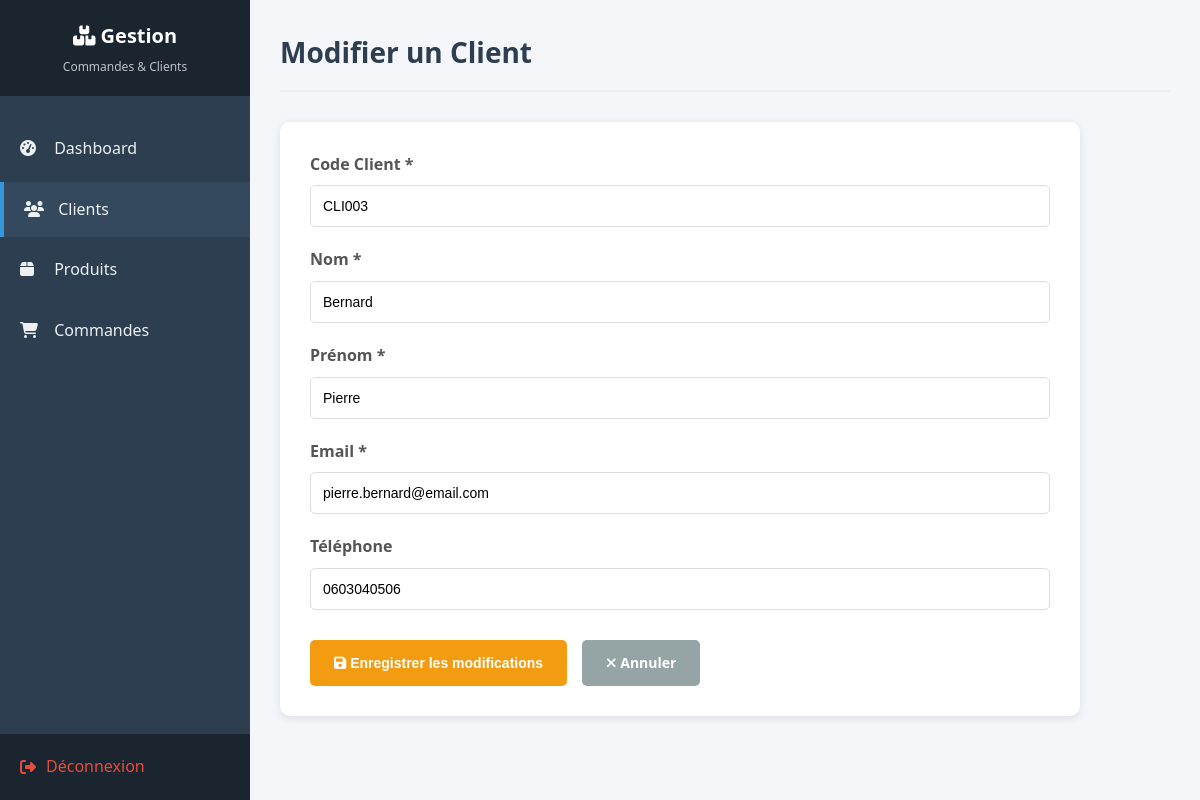
Page /modifier_client.php?id=3 (signed in) on the committed database.
### tables this page shows
CREATE TABLE `clients` (
  `id` int(11) NOT NULL,
  `code_client` varchar(20) NOT NULL,
  `nom` varchar(100) NOT NULL,
  `prenom` varchar(100) NOT NULL,
  `email` varchar(150) NOT NULL,
  `telephone` varchar(20) DEFAULT NULL
);

### modifier_client.php (the view, shortened to what this page needs)
<?php
require_once 'base.php';
$id = intval($_GET['id'] ?? 0);
$stmt = $pdo->prepare("SELECT * FROM clients WHERE id = ?");
$stmt->execute([$id]);
$client = $stmt->fetch();
?>
<!DOCTYPE html>
<html lang="fr">
<head>
    <link rel="stylesheet" href="style.css">
    <link rel="stylesheet" href="https://cdnjs.cloudflare.com/ajax/libs/font-awesome/6.4.0/css/all.min.css">
</head>
<body>
    <div class="main-container">
        <aside class="sidebar">
            <div class="sidebar-header">
                <h1><i class="fas fa-boxes"></i> Gestion</h1>
                <p>Commandes & Clients</p>
            </div>
            <ul class="sidebar-menu">
                <li><a href="index.php"><i class="fas fa-tachometer-alt"></i> Dashboard</a></li>
                <li><a href="liste_clients.php" class="active"><i class="fas fa-users"></i> Clients</a></li>
                <li><a href="liste_produits.php"><i class="fas fa-box"></i> Produits</a></li>
                <li><a href="liste_commandes.php"><i class="fas fa-shopping-cart"></i> Commandes</a></li>
            </ul>
            <div class="sidebar-footer">
                <a href="logout.php"><i class="fas fa-sign-out-alt"></i> Déconnexion</a>
            </div>
        </aside>
        <main class="main-content">
            <div class="page-header">
                <h2>Modifier un Client</h2>
            </div>
            <div class="form-container">
                <form method="POST" action="">
                    <div class="form-group">
                        <label for="code_client">Code Client *</label>
                        <input type="text" id="code_client" name="code_client" value="<?php echo htmlspecialchars($client['code_client']); ?>" required>
                    </div>
                    <div class="form-group">
                        <label for="nom">Nom *</label>
                        <input type="text" id="nom" name="nom" value="<?php echo htmlspecialchars($client['nom']); ?>" required>
                    </div>
                    <div class="form-group">
                        <label for="prenom">Prénom *</label>
                        <input type="text" id="prenom" name="prenom" value="<?php echo htmlspecialchars($client['prenom']); ?>" required>
                    </div>
                    <div class="form-group">
                        <label for="email">Email *</label>
                        <input type="email" id="email" name="email" value="<?php echo htmlspecialchars($client['email']); ?>" required>
                    </div>
                    <div class="form-group">
                        <label for="telephone">Téléphone</label>
                        <input type="tel" id="telephone" name="telephone" value="<?php echo htmlspecialchars($client['telephone'] ?? ''); ?>">
                    </div>
                    <div class="form-actions">
                        <button type="submit" class="btn btn-warning"><i class="fas fa-save"></i> Enregistrer les modifications</button>
                        <a href="liste_clients.php" class="btn btn-secondary"><i class="fas fa-times"></i> Annuler</a>
                    </div>
                </form>
            </div>
        </main>
    </div>
</body>
</html>

### style.css (style rules this page uses)
* { margin: 0; padding: 0; box-sizing: border-box; }
body { font-family: 'Segoe UI', Tahoma, Geneva, Verdana, sans-serif; background-color: #f5f6fa; color: #333; line-height: 1.6; }
.main-container { display: flex; min-height: 100vh; }
.sidebar { width: 250px; background: #2c3e50; color: white; position: fixed; height: 100vh; overflow-y: auto; }
.sidebar-header { padding: 20px; background: #1a252f; text-align: center; }
.sidebar-header h1 { font-size: 20px; margin-bottom: 5px; }
.sidebar-header p { font-size: 12px; color: #bdc3c7; }
.sidebar-menu { list-style: none; padding: 20px 0; }
.sidebar-menu li { margin: 5px 0; }
.sidebar-menu a { display: block; padding: 15px 20px; color: #ecf0f1; text-decoration: none; transition: all 0.3s; }
.sidebar-menu a:hover, .sidebar-menu a.active { background: #34495e; border-left: 4px solid #3498db; }
.sidebar-menu i { margin-right: 10px; width: 20px; display: inline-block; }
.sidebar-footer { position: absolute; bottom: 0; width: 100%; padding: 20px; background: #1a252f; }
.sidebar-footer a { color: #e74c3c; text-decoration: none; display: flex; align-items: center; gap: 10px; }
.main-content { flex: 1; margin-left: 250px; padding: 30px; }
.page-header { margin-bottom: 30px; padding-bottom: 15px; border-bottom: 2px solid #ecf0f1; }
.page-header h2 { color: #2c3e50; font-size: 28px; }
.form-group { margin-bottom: 20px; }
.form-group label { display: block; margin-bottom: 8px; font-weight: 600; color: #555; }
.form-group input, .form-group select, .form-group textarea { width: 100%; padding: 12px; border: 1px solid #ddd; border-radius: 5px; font-size: 14px; transition: border-color 0.3s; }
.btn { display: inline-block; padding: 12px 24px; border: none; border-radius: 5px; font-size: 14px; font-weight: 600; cursor: pointer; text-decoration: none; transition: all 0.3s; }
.btn-warning { background: #f39c12; color: white; }
.btn-secondary { background: #95a5a6; color: white; }
.form-container { background: white; border-radius: 10px; box-shadow: 0 2px 10px rgba(0, 0, 0, 0.1); padding: 30px; max-width: 800px; }
.form-actions { display: flex; gap: 15px; margin-top: 30px; }

### rows in the picture
clients: code_client "CLI003", nom "Bernard", prenom "Pierre", email "pierre.bernard@email.com", telephone "0603040506"
